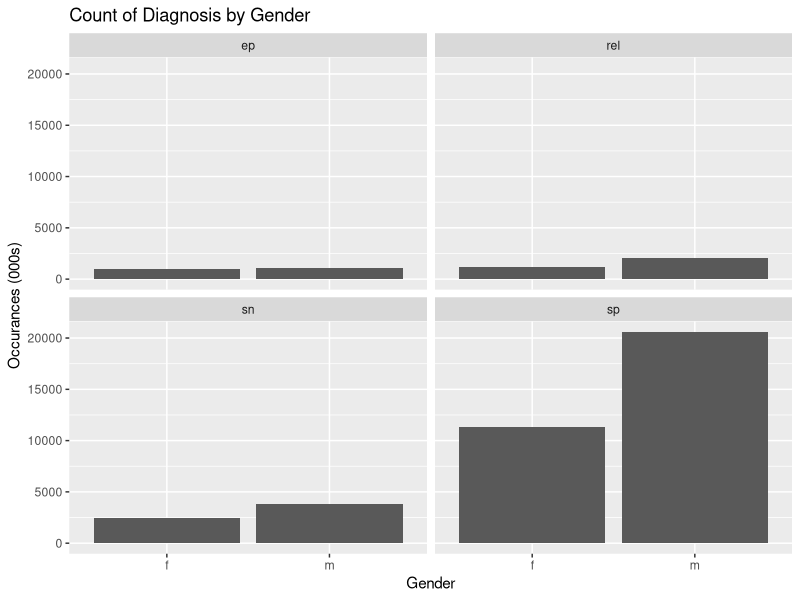
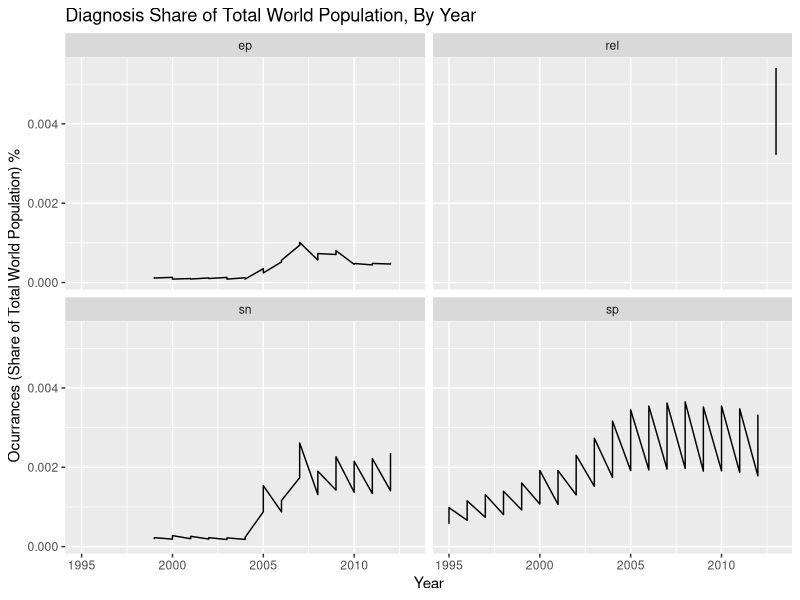
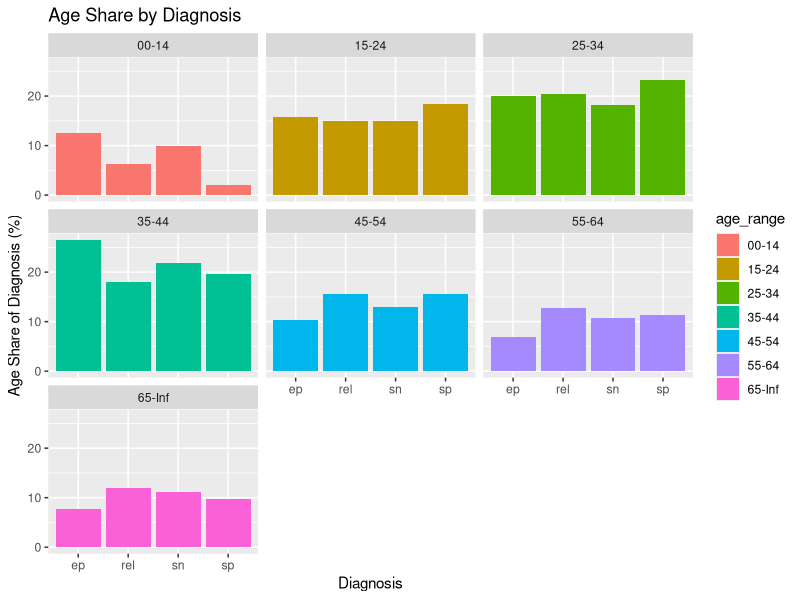

Generate these figures, in order, with R:
## ---- chunk 1
#Load Data and Packages
library(dplyr)
library(tidyr)
library(ggplot2)
library(stringr)

data("who")
data("population")

## ---- chunk 2
#Pivot the data to long format
who_longer = who |>
  pivot_longer(
    cols = starts_with("new"),
    names_to = c("diagnosis", "gender", "age"),
    names_pattern = ("new_?(.*)_(.)(.*)"),
    values_to = "count",
  )
## ---- chunk 3
combined_df = who_longer |> 
  left_join(
    population,
    by = c("country", "year"))

#creating a new dataframe that is easier to type
cdf = combined_df
## ---- chunk 4
cdf = cdf |> 
  mutate (
    age = str_replace(age,"0","00")
  )

cdf = cdf |> 
  separate(
    age,
    into = c('min_age', 'max_age'),
    sep = 2
  )

## ---- chunk 5
cdf = cdf |> 
  mutate(
    max_age = ifelse(max_age == "", Inf, max_age)
  )

## ---- chunk 6
summary_table = cdf |> 
  group_by(diagnosis, gender) |> 
  summarise(
    count = sum(count, na.rm = TRUE) / 1000,
    .groups = 'drop'
  ) 

## ---- chunk 7
ggplot(summary_table, aes(x = gender, y = count)) +
  geom_col() +
  facet_wrap(~diagnosis) +
  labs(
    title = "Count of Diagnosis by Gender",
    x = 'Gender',
    y = 'Occurances (000s)'
  )

## ---- chunk 8
#Remove rows with NAs
cdf = na.omit(cdf)

population_stats = cdf |> 
    group_by(year, gender, diagnosis)|> 
    summarise(
      world_pop = sum(population),
      occurrances = sum(count),
      share_of_pop = (occurrances / world_pop) * 100,
      .groups = 'drop'
    ) 

## ---- chunk 9
ggplot(population_stats, aes(year, share_of_pop)) + geom_line() + facet_wrap(~diagnosis) + labs(
    title = "Diagnosis Share of Total World Population, By Year",
    x = 'Year',
    y = 'Ocurrances (Share of Total World Population) %'
  )
## ---- chunk 10
cdf$age_range = paste(cdf$min_age, cdf$max_age, sep = "-")
## ---- chunk 11
age_share = cdf

age_share = age_share |> 
  group_by(diagnosis) |> 
  mutate(
     total_diagnosis_count = sum(count)
  ) |> 
  group_by(age_range, diagnosis) |> 
  mutate(
    age_count_diagnosis = sum(count),
    age_share_diagnosis =  (age_count_diagnosis / total_diagnosis_count) * 100
  )

## ---- chunk 12
ggplot(age_share, aes(x = diagnosis, y = age_share_diagnosis, fill = age_range)) +
  geom_col(position = "dodge") +
  labs(
    title = "Age Share by Diagnosis",
    x = "Diagnosis",
    y = "Age Share of Diagnosis (%)"
  ) +
  facet_wrap(~ age_range)
